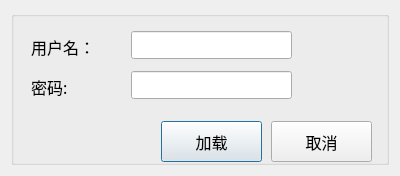
<?xml version="1.0" encoding="UTF-8"?>
<ui version="4.0">
 <class>logdialog</class>
 <widget class="QDialog" name="logdialog">
  <property name="geometry">
   <rect>
    <x>0</x>
    <y>0</y>
    <width>400</width>
    <height>176</height>
   </rect>
  </property>
  <property name="font">
   <font>
    <family>Agency FB</family>
    <pointsize>12</pointsize>
   </font>
  </property>
  <property name="windowTitle">
   <string>加载规则库</string>
  </property>
  <property name="windowIcon">
   <iconset resource="source.qrc">
    <normaloff>:/image/print.png</normaloff>:/image/print.png</iconset>
  </property>
  <layout class="QGridLayout" name="gridLayout">
   <item row="0" column="0">
    <widget class="QGroupBox" name="groupBox">
     <property name="title">
      <string/>
     </property>
     <widget class="QLabel" name="labUserName">
      <property name="geometry">
       <rect>
        <x>20</x>
        <y>20</y>
        <width>91</width>
        <height>31</height>
       </rect>
      </property>
      <property name="font">
       <font>
        <family>Agency FB</family>
        <pointsize>12</pointsize>
       </font>
      </property>
      <property name="text">
       <string>用户名：</string>
      </property>
     </widget>
     <widget class="QLabel" name="labUserPwd">
      <property name="geometry">
       <rect>
        <x>20</x>
        <y>60</y>
        <width>91</width>
        <height>31</height>
       </rect>
      </property>
      <property name="font">
       <font>
        <family>Agency FB</family>
        <pointsize>12</pointsize>
       </font>
      </property>
      <property name="text">
       <string>密码:</string>
      </property>
     </widget>
     <widget class="QLineEdit" name="rulebasepwd">
      <property name="geometry">
       <rect>
        <x>120</x>
        <y>60</y>
        <width>161</width>
        <height>28</height>
       </rect>
      </property>
      <property name="echoMode">
       <enum>QLineEdit::Password</enum>
      </property>
     </widget>
     <widget class="QLineEdit" name="username">
      <property name="geometry">
       <rect>
        <x>120</x>
        <y>20</y>
        <width>161</width>
        <height>28</height>
       </rect>
      </property>
      <property name="echoMode">
       <enum>QLineEdit::Normal</enum>
      </property>
     </widget>
     <widget class="QPushButton" name="btnLogin">
      <property name="geometry">
       <rect>
        <x>150</x>
        <y>110</y>
        <width>101</width>
        <height>41</height>
       </rect>
      </property>
      <property name="cursor">
       <cursorShape>PointingHandCursor</cursorShape>
      </property>
      <property name="text">
       <string>加载</string>
      </property>
      <property name="icon">
       <iconset resource="source.qrc">
        <normaloff>:/image/update.png</normaloff>:/image/update.png</iconset>
      </property>
      <property name="iconSize">
       <size>
        <width>20</width>
        <height>20</height>
       </size>
      </property>
     </widget>
     <widget class="QPushButton" name="btnClose">
      <property name="geometry">
       <rect>
        <x>260</x>
        <y>110</y>
        <width>101</width>
        <height>41</height>
       </rect>
      </property>
      <property name="cursor">
       <cursorShape>PointingHandCursor</cursorShape>
      </property>
      <property name="text">
       <string>取消</string>
      </property>
      <property name="icon">
       <iconset resource="source.qrc">
        <normaloff>:/image/delete.png</normaloff>:/image/delete.png</iconset>
      </property>
      <property name="iconSize">
       <size>
        <width>20</width>
        <height>20</height>
       </size>
      </property>
     </widget>
    </widget>
   </item>
  </layout>
 </widget>
 <resources>
  <include location="source.qrc"/>
 </resources>
 <connections/>
</ui>
